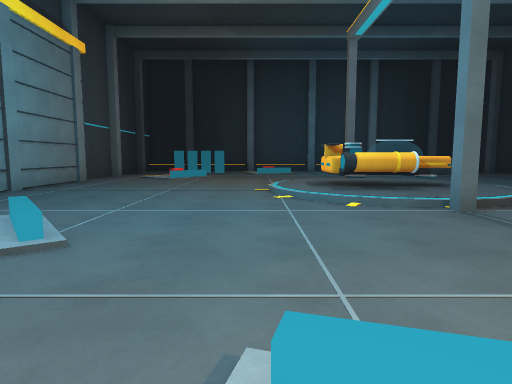
View 1 (above)

16 first-person views from a walk through a 3-D level made in the Unity game engine. The camera is 1.2 m above the floor, tilts 6° down and sees 75° across. The floor is counted in squares, 2 m on a side. Each view is taken from the middle of a square. On the plan, view 1 faces up. The plan holds only what a view shows up to about 10 squares ahead; the rest is blank. The player is left out.

View 2
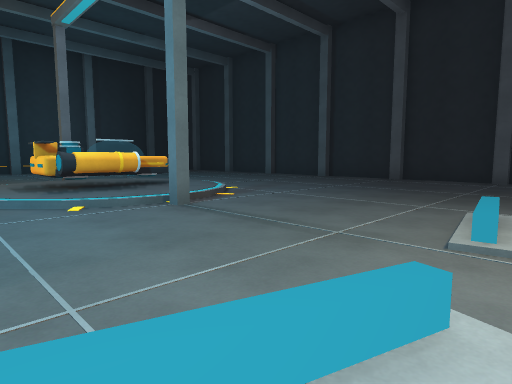

View 3
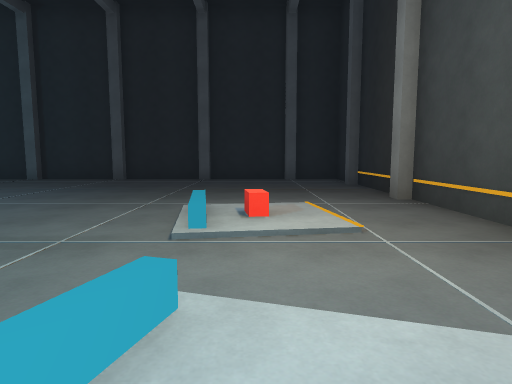

View 4
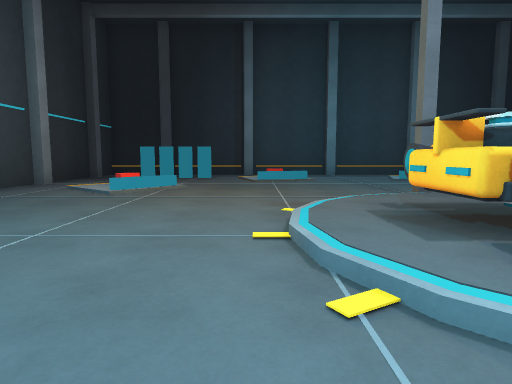

View 5
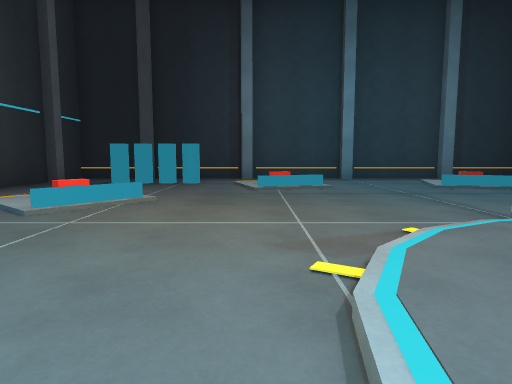

View 6
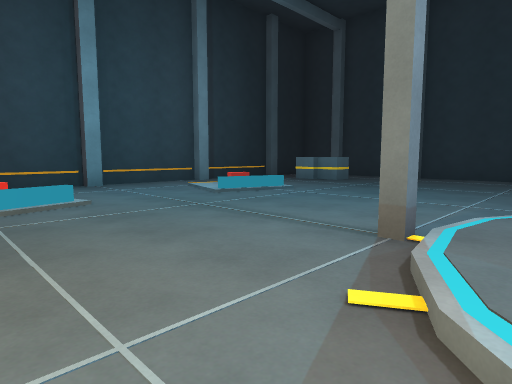

View 7
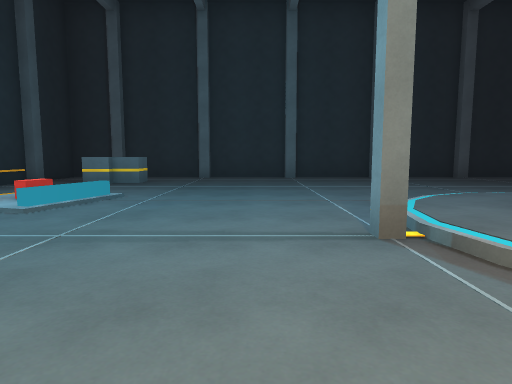

View 8
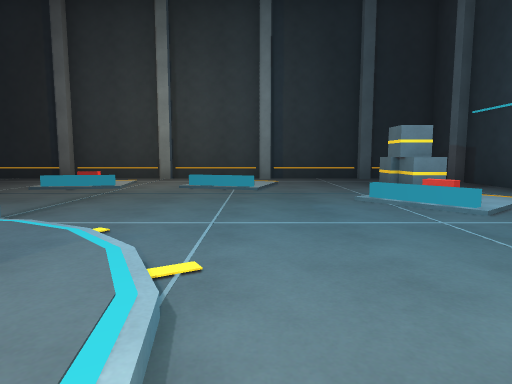

View 9
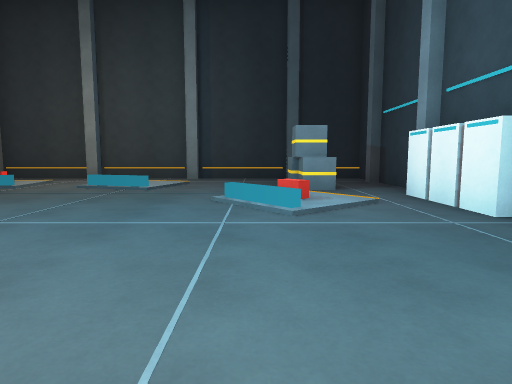

View 10
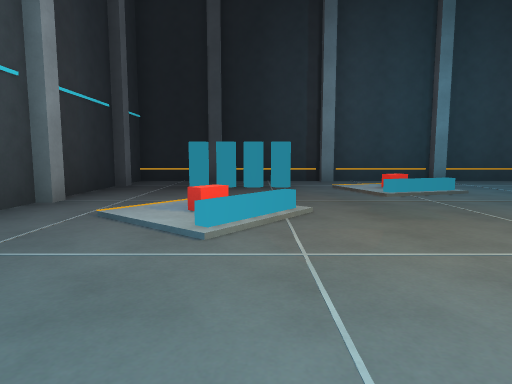

View 11
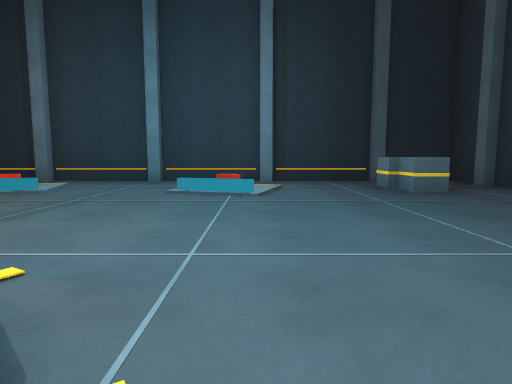

View 12
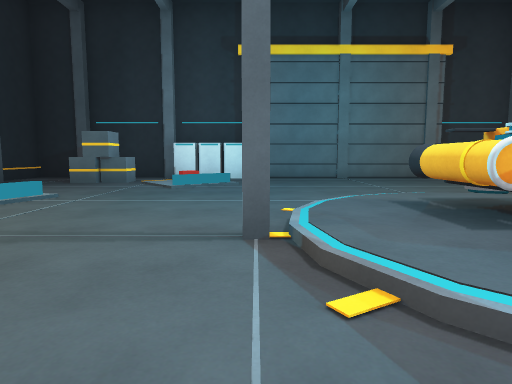

View 13
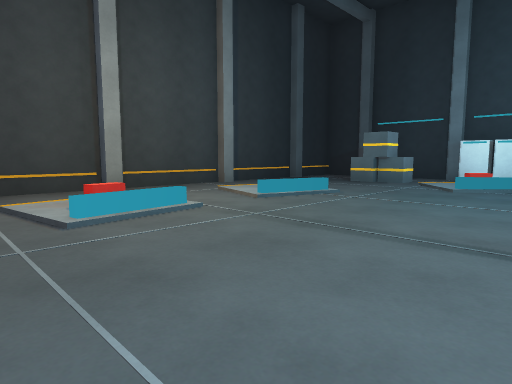

View 14
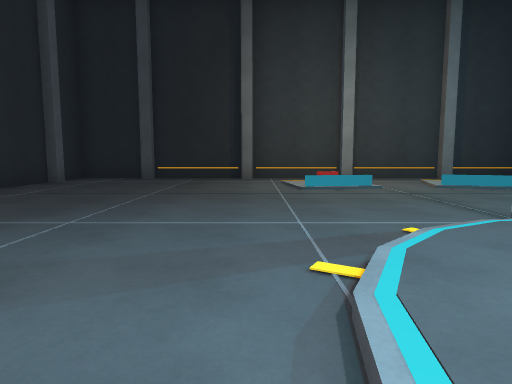

View 15
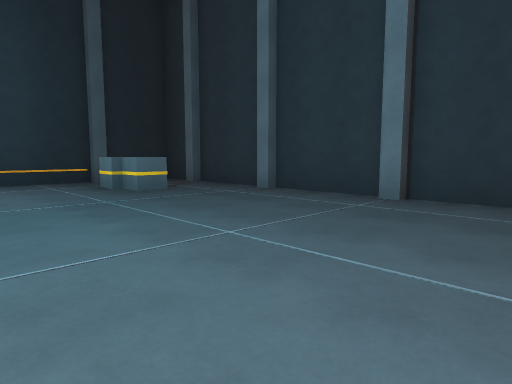

View 16
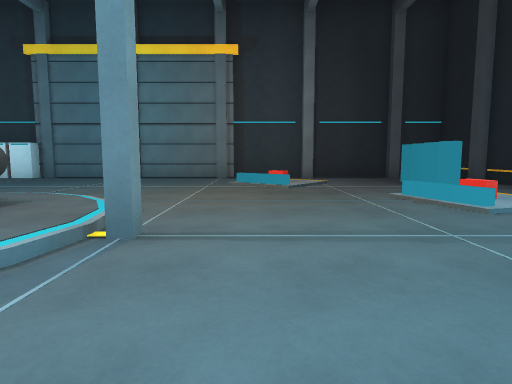

### Floor plan
Key: @ floor where view 1 was taken; # wall or solid block; x gap in a wall; . main floor; : floor 0.25 m higher than the main floor; / step, stairs or slope; O other object.
Columns run from 5 left of view 1 to 10 right of it. Each row starts with its distance up from view 1.
 16 ################
 15 #.x..........x.#
 14 #.OO.........O.#
 13 #............O.#
 12 #..../..../....#
 11 #..............#
 10 #../...........#
  9 #......#.......#
  8 #...../::/.....#
  7 #.....:OO:.....#
  6 #.....:OO:.....#
  5 #...../::/.....#
  4 #......#.......#
  3 O../...........#
  2 O..............#
  1 #.O../.../.....#
  0 #.O..@.........#
 -1 #..............#
 -2 #..............#
 -3 ################

Where each view was taken, in squares from view 1:
view 1: 0 up, 0 right, facing up
view 2: 0 up, 0 right, facing up-right
view 3: 0 up, 0 right, facing right
view 4: 4 up, 0 right, facing up
view 5: 6 up, 0 right, facing up
view 6: 8 up, 0 right, facing up-right
view 7: 10 up, 0 right, facing right
view 8: 7 up, 0 right, facing down
view 9: 7 up, 2 left, facing down
view 10: 7 up, 2 left, facing up
view 11: 7 up, 5 right, facing up
view 12: 4 up, 5 right, facing left
view 13: 4 up, 5 right, facing down-left
view 14: 7 up, 5 right, facing down
view 15: 7 up, 5 right, facing up-right
view 16: 10 up, 5 right, facing left
